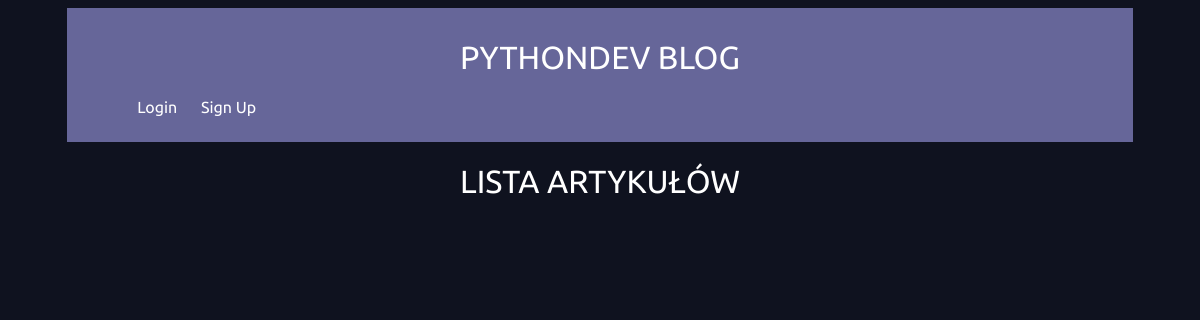
Before: / with the older database file.
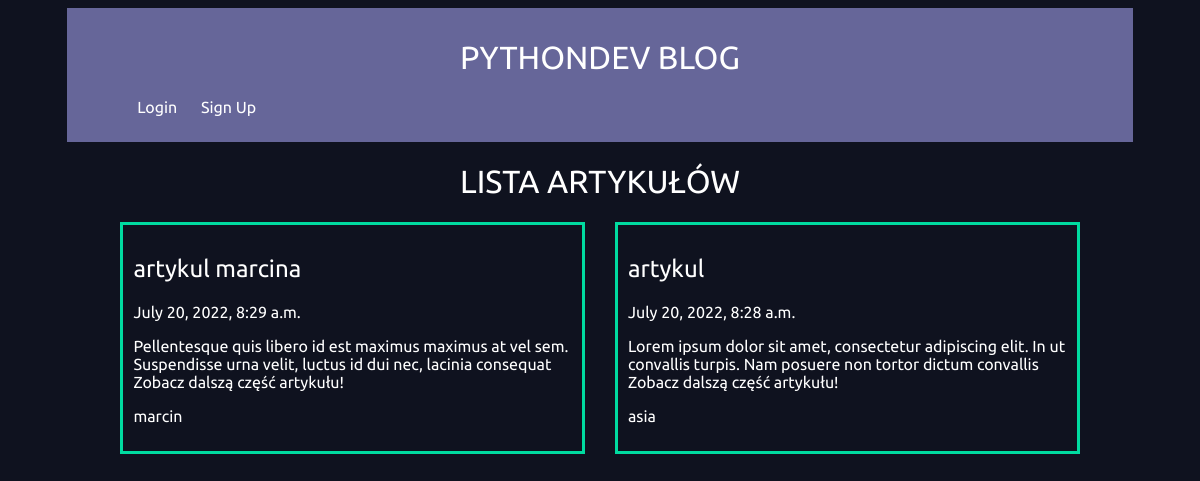
After: the same page with the newer database file.
### articles/models.py (models this page shows, shortened)
class Article(models.Model):
    author = models.ForeignKey(User, blank=True, null=True, on_delete=models.CASCADE)
    title = models.CharField(max_length=100)
    slug = models.SlugField()
    body = models.TextField()
    date = models.DateTimeField(auto_now_add=True)
    def snippet(self):
        return self.body[:120] + "     Zobacz dalszą część artykułu!"

### articles/views.py (the view)
# urls.py: path('', article_views.articles_list),
def articles_list(request):
    articles = Article.objects.all().order_by('-date')
    return render(request, "articles/articles_list.html", {'articles': articles})

### articles/templates/articles/articles_list.html (shortened to what this page needs)
{% extends 'base_layout.html' %}
{% block content %}
    <h1>LISTA ARTYKUŁÓW</h1>
        <div class = "articles">
            {% for article in articles %}
                <div class="article">
                    <h2><a href="{% url 'articles:detail' article.slug %}"> {{ article.title }}</a> </h2>
                    <p> {{article.date }}</p>
                    <p> {{article.snippet }}</p>
                    <p> {{article.author }}</p>
                </div>
            {% endfor %}
        </div>
{% endblock %}

### templates/base_layout.html (shortened to what this page needs)
{% load static %}
<!DOCTYPE html>
<html lang="en">
    <head>
        <link rel="stylesheet" href="{% static 'styles.css' %}">
    </head>
    <body>
        <div class="wrapper">
            <div class="menu">
            <h1><a href="{% url 'articles:list' %}" >PYTHONDEV BLOG</a></h1>
            <nav>
                <ul>
                    {% if user.is_authenticated %}
                    <li>
                        <form class="logout-link" action="{% url 'accounts:logout' %}" method="post">
                            {% csrf_token %}
                            <button type="submit">Logout</button>
                        </form>
                    </li>
                    <li> <a href="{% url 'articles:create' %}" >New article</a> </li>
                    {% else %}
                        <li><a href="{% url 'accounts:login' %}">Login</a></li>
                        <li><a href="{% url 'accounts:signup' %}">Sign Up</a></li>
                    {% endif %}
                </ul>
            </nav>
            </div>
            {% block content %}
            {% endblock %}
        </div>
    </body>
</html>

### assets/styles.css (style rules this page uses)
body { background-color: #0f121f; color: white; font-family: 'Ubuntu'; }
body * { font-family: 'Ubuntu'; }
h1,h2,h3,h4,h5 { font-weight: normal; margin-left: 0; color: white; }
a, a:hover, a:visited { text-decoration: none; color: white; }
.wrapper { background-color: #0f121f; max-width: 90%; margin: 0 auto; }
.articles { max-width: 90%; margin: 0 auto; display: grid; grid-template-columns: 1fr 1fr ; grid-gap: 30px; }
.article { padding: 10px; border: 3px solid #00dba0; }
nav li { display: inline-block; margin-left: 20px; color: white; }
div.wrapper h1 { text-align: center; }
.menu { background-color: #666699; padding: 10px; }

Changed rows visible on the page:
added Article: title "artykul marcina", date "July 20, 2022, 8:29 a.m.", snippet "Pellentesque quis libero id est maximus maximus at vel sem. Suspendisse urna velit, luctus id dui nec, lacinia consequat Zobacz dalszą część artykułu!", author "marcin"
added Article: title "artykul", date "July 20, 2022, 8:28 a.m.", snippet "Lorem ipsum dolor sit amet, consectetur adipiscing elit. In ut convallis turpis. Nam posuere non tortor dictum convallis Zobacz dalszą część artykułu!", author "asia"
